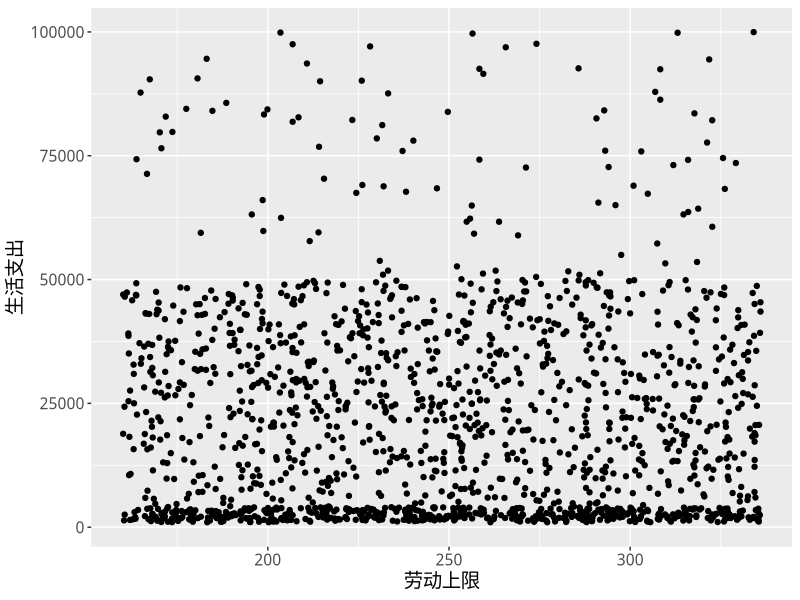
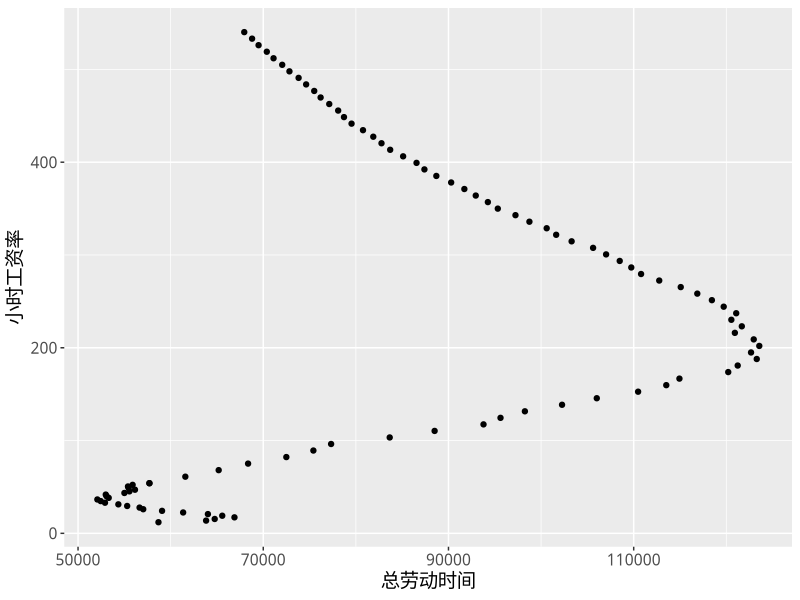
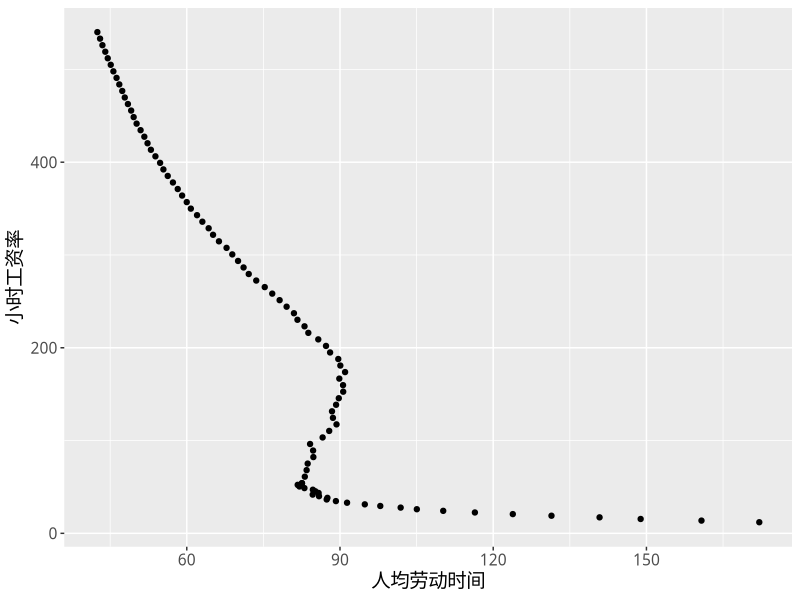
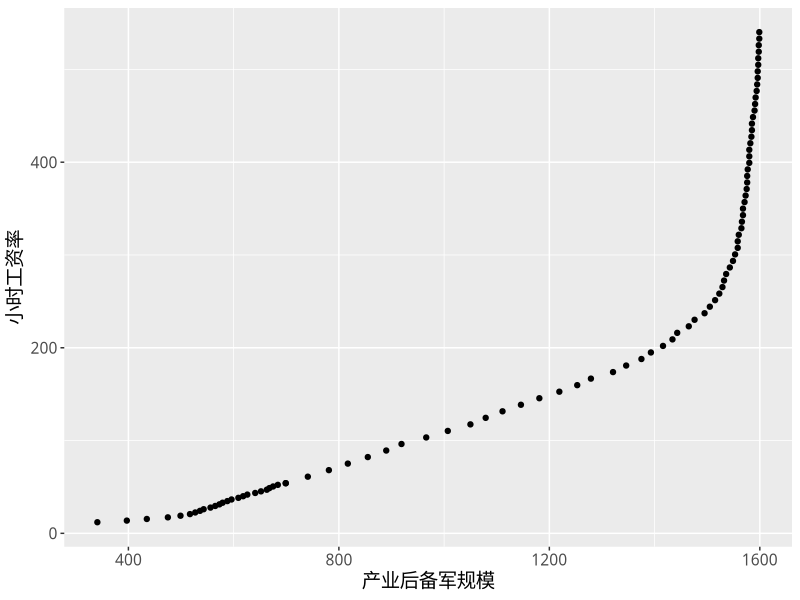
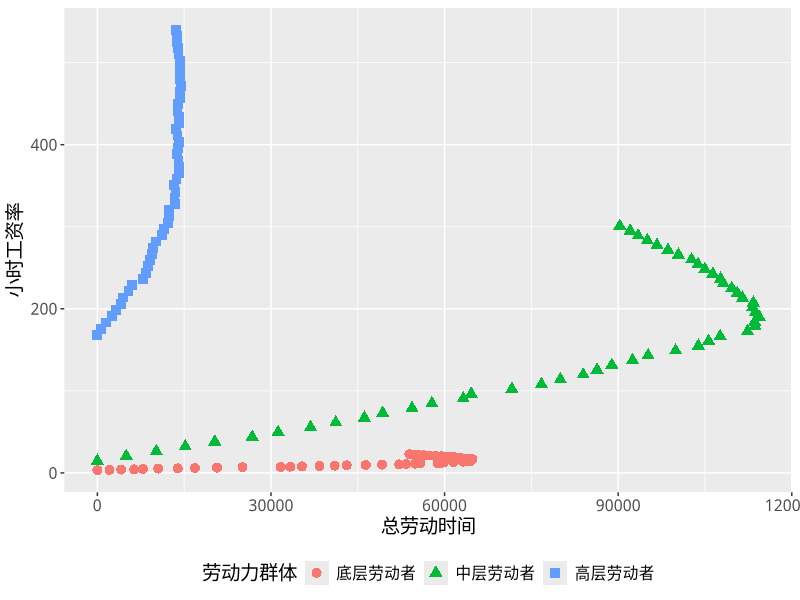
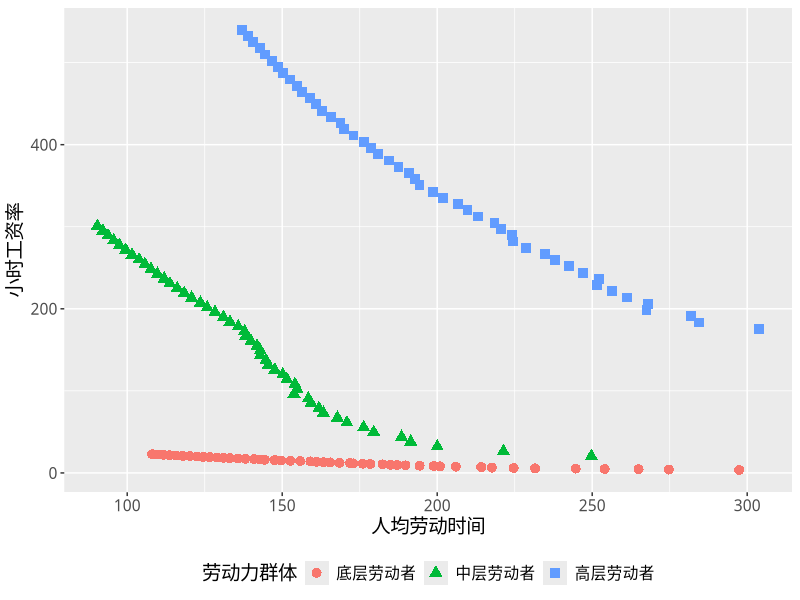
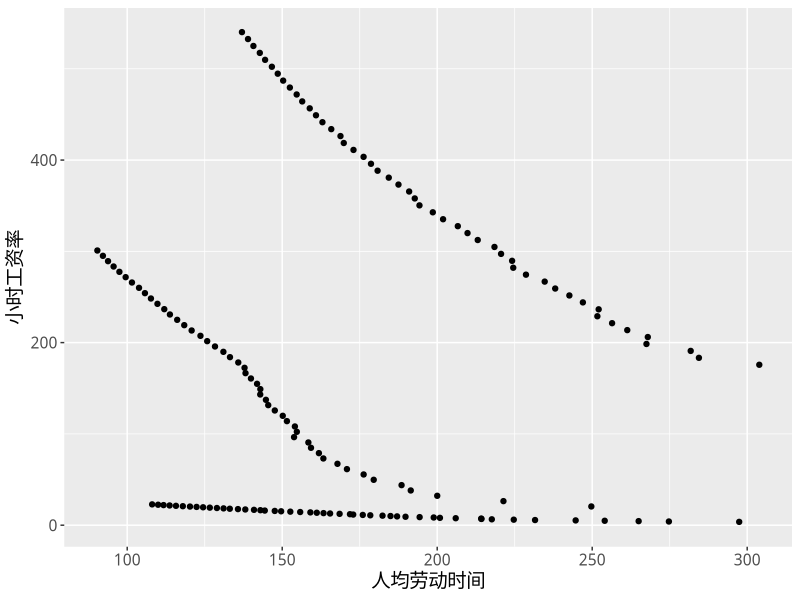
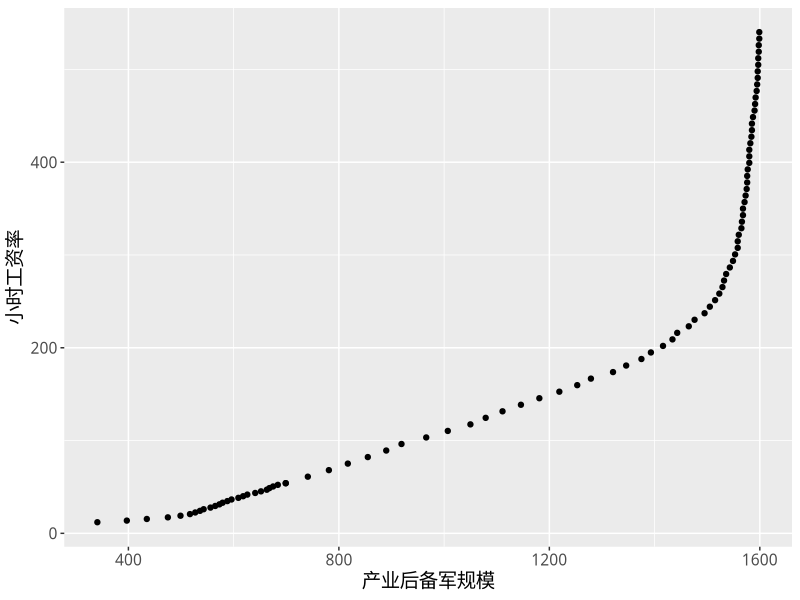

Write the R code that produced these figures, in order.
# install.packages("ggplot2")
# install.packages("gdata")
setwd("~/Documents/code/R/coexistence of unemployment and overwork")

library(foreign)
library(ggplot2)
require(gdata)

peasant = data.frame(y=rep(0,times=500+1000+100), hour=rep(0, times=500+1000+100))
peasant$y <- c(runif(500, 1000, 4000), runif(1000,4000,50000), runif(100, 5*10^4, 10^5))
peasant$hour <- c(runif(500, 160, 336), runif(1000,160,336), runif(100, 160, 336))


ggplot(peasant, aes(x=hour,y=y))+
  geom_point()+ylab("生活支出")+xlab("劳动上限")+
  theme(text=element_text(family="STKaiti",size=14))
peasant$minw <- peasant$y / peasant$hour
minminw <- min(peasant$minw)
maxminw <- max(peasant$minw)
supply = data.frame(wage=c(seq(from=minminw, to=maxminw/10, length.out=30),seq(from=maxminw/10, to=maxminw, length.out=70)))
supply$totalh <- rep(0, times = length(supply$wage))
supply$count <- rep(0, times = length(supply$wage))

for (i in 1:length(supply$wage)) {
  for (j in 1:length(peasant$minw)) {
    if(peasant$minw[j] < supply$wage[i]){
        supply$totalh[i] <- supply$totalh[i]+max(min(peasant$y[j]/supply$wage[i], peasant$hour[j]),8)
        supply$count[i] <- supply$count[i]+ 1
        }
        else{
          
        }
    }
}
supply$averageh <- supply$totalh/supply$count
supply <- supply[-c(1:5),]  
ggplot(supply, aes(y=wage,x=totalh))+
  geom_point()+ylab("小时工资率")+xlab("总劳动时间")+
  theme(text=element_text(family="STKaiti",size=14))

ggplot(supply, aes(y=wage,x=averageh))+
  geom_point()+ylab("小时工资率")+xlab("人均劳动时间")+
  theme(text=element_text(family="STKaiti",size=14))

ggplot(supply, aes(y=wage,x=count))+
  geom_point()+ylab("小时工资率")+xlab("产业后备军规模")+
  theme(text=element_text(family="STKaiti",size=14))


## ## 
peasant$minw <- peasant$y / peasant$hour
minminw <- c(min(peasant$minw[1:500]), min(peasant$minw[501:1500]), min(peasant$minw[1501:1600]))
maxminw <- c(max(peasant$minw[1:500]), max(peasant$minw[501:1500]), max(peasant$minw[1501:1600]))

supply0 <- data.frame(wage=c(seq(from=minminw[1], to=maxminw[1], length.out=50),seq(from=minminw[2], to=maxminw[2], length.out=50),
                             seq(from=minminw[3], to=maxminw[3],length.out = 50)),
                      factor = c(rep(1, times=50), rep(2, times=50),rep(3, times=50)))
supply0$totalh <- rep(0, times = length(supply0$wage))
supply0$count <- rep(0, times = length(supply0$wage))

for (i in 1:50) {
  for (j in 1:500) {
    if(peasant$minw[j] < supply0$wage[i]){
      supply0$totalh[i] <- supply0$totalh[i]+min(peasant$y[j]/supply0$wage[i], peasant$hour[j])
      supply0$count[i] <- supply0$count[i]+ 1
    }
    else{
      
    }
  }
}

for (i in 51:100) {
  for (j in 501:1500) {
    if(peasant$minw[j] < supply0$wage[i]){
      supply0$totalh[i] <- supply0$totalh[i]+min(peasant$y[j]/supply0$wage[i], peasant$hour[j])
      supply0$count[i] <- supply0$count[i]+ 1
    }
    else{
      
    }
  }
}

for (i in 101:150) {
  for (j in 1501:1600) {
    if(peasant$minw[j] < supply0$wage[i]){
      supply0$totalh[i] <- supply0$totalh[i]+min(peasant$y[j]/supply0$wage[i], peasant$hour[j])
      supply0$count[i] <- supply0$count[i]+ 1
    }
    else{
      
    }
  }
}


supply0$averageh <- supply0$totalh/supply0$count
ggplot(supply0, aes(y=wage,x=totalh,colour=as.factor(factor),shape=as.factor(factor)))+
  geom_point(size=3)+ylab("小时工资率")+xlab("总劳动时间")+
  theme(text=element_text(family="STKaiti",size=14), legend.position="bottom")+
  scale_shape_discrete(name="劳动力群体",
                       labels=c("底层劳动者", "中层劳动者", "高层劳动者"))+
  scale_colour_discrete(name="劳动力群体",
                       labels=c("底层劳动者", "中层劳动者", "高层劳动者"))


ggplot(supply0, aes(y=wage,x=averageh,colour=as.factor(factor),shape=as.factor(factor)))+
  geom_point(size=3)+ylab("小时工资率")+xlab("人均劳动时间")+
  theme(text=element_text(family="STKaiti",size=14), legend.position="bottom")+
  scale_shape_discrete(name="劳动力群体",
                       labels=c("底层劳动者", "中层劳动者", "高层劳动者"))+
  scale_colour_discrete(name="劳动力群体",
                        labels=c("底层劳动者", "中层劳动者", "高层劳动者"))

ggplot(supply0, aes(y=wage,x=averageh))+
  geom_point()+ylab("小时工资率")+xlab("人均劳动时间")+
  theme(text=element_text(family="STKaiti",size=14))

ggplot(supply, aes(y=wage,x=count))+
  geom_point()+ylab("小时工资率")+xlab("产业后备军规模")+
  theme(text=element_text(family="STKaiti",size=14))



## ## ##
supply1 <- data.frame(wage=c(seq(from=minminw[1], to=maxminw[2], length.out=50),seq(from=minminw[2], to=maxminw[3], length.out=50)),
                      factor = c(rep(1, times=50), rep(2, times=50)))
supply1$totalh <- rep(0, times = length(supply1$wage))
supply1$count <- rep(0, times = length(supply1$wage))

for (i in 1:50) {
  for (j in 1:1500) {
    if(peasant$minw[j] < supply1$wage[i]){
      supply1$totalh[i] <- supply1$totalh[i]+min(peasant$y[j]/supply1$wage[i], peasant$hour[j])
      supply1$count[i] <- supply1$count[i]+ 1
    }
    else{
      
    }
  }
}

for (i in 51:100) {
  for (j in 501:1600) {
    if(peasant$minw[j] < supply1$wage[i]){
      supply1$totalh[i] <- supply1$totalh[i]+min(peasant$y[j]/supply1$wage[i], peasant$hour[j])
      supply1$count[i] <- supply1$count[i]+ 1
    }
    else{
      
    }
  }
}



supply1$averageh <- supply1$totalh/supply1$count


ggplot(supply1, aes(y=wage,x=totalh,colour=as.factor(factor),shape=as.factor(factor)))+
  geom_point(size=3)+ylab("小时工资率")+xlab("总劳动时间")+
  theme(text=element_text(family="STKaiti",size=14), legend.position="bottom")+
  scale_shape_discrete(name="劳动力群体",labels=c("中低层劳动者", "中高层劳动者"))+
  scale_colour_discrete(name="劳动力群体",
                        labels=c("中低层劳动者", "中高层劳动者"))


ggplot(supply1, aes(y=wage,x=totalh,shape=factor(factor), colour=factor(factor)))+
  geom_point()+ylab("小时工资率")+xlab("总劳动时间")+
  theme(text=element_text(family="STKaiti",size=14))

ggplot(supply1, aes(y=wage,x=averageh,colour=as.factor(factor),shape=as.factor(factor)))+
  geom_point(size=3)+ylab("小时工资率")+xlab("人均劳动时间")+
  theme(text=element_text(family="STKaiti",size=14), legend.position="bottom")+
  scale_shape_discrete(name="劳动力群体",
                       labels=c("中低层劳动者", "中高劳动者"))+
  scale_colour_discrete(name="劳动力群体",
                        labels=c("中低层劳动者", "中高层劳动者"))


ggplot(supply1, aes(y=wage,x=averageh))+
  geom_point()+ylab("小时工资率")+xlab("人均劳动时间")+
  theme(text=element_text(family="STKaiti",size=14))

ggplot(supply, aes(y=wage,x=count))+
  geom_point()+ylab("小时工资率")+xlab("产业后备军规模")+
  theme(text=element_text(family="STKaiti",size=14))
